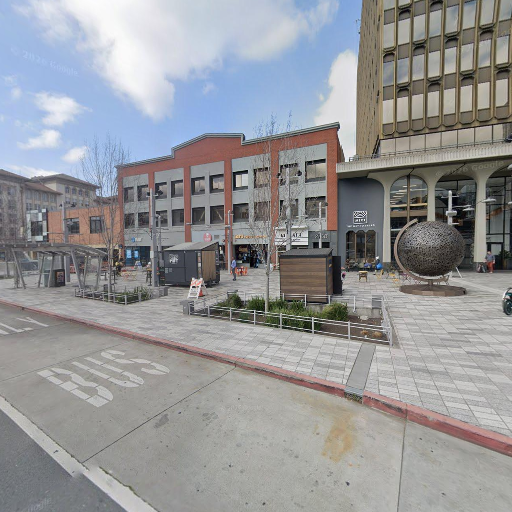
#> input picture data/crops/shattuck_downtown_2025-03/view_060.png, 512 x 512 px
$ python evaluate.py --original ../data/crops/shattuck_downtown_2025-03/view_060.png --output out.png   (older library calls are emulated)
#> lines starting #> are read from the running program, lines starting #| are printed output that depends on the picture; after the words box and inside, x2 and y2 are one past the last pixel; in counts of white or black regions, pixels touching at a corner belong together; long printed decimals are rounded
"""Compare an original image with one or more method outputs using simple diagnostic statistics.

Metrics per output (all pixel-aligned, so sizes must match):
  - mean Lab shift (L, a, b) and warmth shift (b* + a*): how the colour moved
  - Canny edge F1 (edges within --tol px count as matching): structure preservation
  - SSIM on luminance: structural similarity
  - mean absolute luminance change and mean gradient-magnitude ratio (detail loss / added texture)

Usage:
  python src/evaluate.py --original data/crops/<id>/view_000.png --output outputs/baseline/<id>/view_000.png
  python src/evaluate.py --original data/crops/<id>/view_000.png \\
      --output outputs/baseline/<id>/view_000.png outputs/controlnet/<id>/view_000.png \\
      --labels Baseline ControlNet --csv outputs/eval.csv
"""
import argparse
import csv
import cv2
import numpy as np
from skimage.metrics import structural_similarity


def load(path):
    bgr = cv2.imread(str(path))
    if bgr is None:
        raise FileNotFoundError(path)
    return bgr


def mean_lab(bgr):
    # float conversion gives true CIELAB (L 0-100, a/b roughly -128..127)
    lab = cv2.cvtColor(bgr.astype(np.float32) / 255.0, cv2.COLOR_BGR2LAB)
    return lab.reshape(-1, 3).mean(axis=0)


def edges(bgr):
    return cv2.Canny(cv2.cvtColor(bgr, cv2.COLOR_BGR2GRAY), 100, 200) > 0


def edge_f1(eo, en, tol):
    """Edge F1 where a pixel matches if the other map has an edge within `tol` pixels."""
    k = cv2.getStructuringElement(cv2.MORPH_ELLIPSE, (2 * tol + 1, 2 * tol + 1))
    near_o = cv2.dilate(eo.astype(np.uint8), k) > 0
    near_n = cv2.dilate(en.astype(np.uint8), k) > 0
    precision = np.count_nonzero(en & near_o) / max(1, np.count_nonzero(en))
    recall = np.count_nonzero(eo & near_n) / max(1, np.count_nonzero(eo))
    return 2 * precision * recall / max(1e-8, precision + recall)


def grad_mag(gray):
    gx = cv2.Sobel(gray, cv2.CV_32F, 1, 0)
    gy = cv2.Sobel(gray, cv2.CV_32F, 0, 1)
    return np.sqrt(gx ** 2 + gy ** 2).mean()


def compare(orig, out, tol=1):
    if orig.shape != out.shape:
        raise ValueError(f'Input and output must have identical dimensions; got {orig.shape} vs {out.shape}')
    go = cv2.cvtColor(orig, cv2.COLOR_BGR2GRAY)
    gn = cv2.cvtColor(out, cv2.COLOR_BGR2GRAY)
    lo, ln = mean_lab(orig), mean_lab(out)
    d = ln - lo
    return {
        'dL': d[0], 'da': d[1], 'db': d[2], 'warmth_shift': d[1] + d[2],
        'edge_f1_exact': edge_f1(edges(orig), edges(out), 0),
        f'edge_f1_tol{tol}': edge_f1(edges(orig), edges(out), tol),
        'ssim': structural_similarity(go, gn, data_range=255),
        'mean_abs_luma_change': float(np.abs(go.astype(np.float32) - gn.astype(np.float32)).mean()),
        'gradient_ratio': grad_mag(gn) / max(1e-6, grad_mag(go)),
    }


def main():
    p = argparse.ArgumentParser(description=__doc__, formatter_class=argparse.RawDescriptionHelpFormatter)
    p.add_argument('--original', required=True)
    p.add_argument('--output', nargs='+', required=True, help='One or more method outputs')
    p.add_argument('--labels', nargs='+', help='One label per output (default: file path)')
    p.add_argument('--tol', type=int, default=1, help='Edge match tolerance in pixels (default 1)')
    p.add_argument('--csv', help='Also write results to this CSV')
    args = p.parse_args()
    labels = args.labels or args.output
    if len(labels) != len(args.output):
        p.error('provide one label per output')

    orig = load(args.original)
#> in load, bgr is the input picture: shape (512, 512, 3); mean B, G, R 151.6, 149.1, 148.4
    print(f'Original Lab mean (CIELAB): {mean_lab(orig).round(2).tolist()}')
#> in mean_lab, `lab = cv2.cvtColor(bgr.astype(np.float32) / 255.0, cv2.COLOR_BGR2LAB)`: lab: shape (512, 512, 3) float32; mean of channels 0, 1, 2 61.2, 0.7, -1
#| Original Lab mean (CIELAB): [61.220, 0.66, -1.0]
    rows = []
    for label, path in zip(labels, args.output):
        m = compare(orig, load(path), args.tol)
#> in compare, `go = cv2.cvtColor(orig, cv2.COLOR_BGR2GRAY)`:
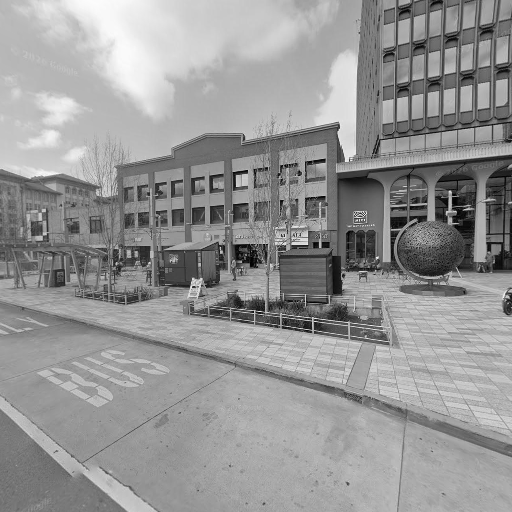
#> go: shape (512, 512); min 0, max 252, mean 149.2
#> in compare, `lo, ln = mean_lab(orig), mean_lab(out)`: lo = [61.22, 0.657, -1]
#> in compare, `d = ln - lo`: d = [0, 0, 0]
#> in edges, `return cv2.Canny(cv2.cvtColor(bgr, cv2.COLOR_BGR2GRAY), 100, 200) > 0`:
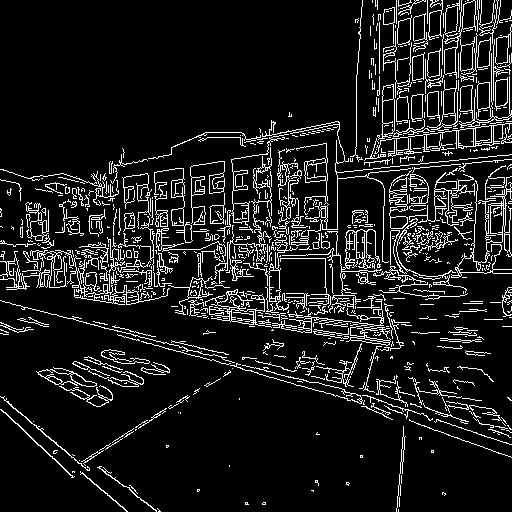
#> returned value: shape (512, 512) bool; 10.6% white in thin lines or dots
#> in edge_f1, `k = cv2.getStructuringElement(cv2.MORPH_ELLIPSE, (2 * tol + 1, 2 * tol..`: k = [1]
#> in edge_f1, `precision = np.count_nonzero(en & near_o) / max(1, np.count_nonzero(en))`: precision = 1
#> call 2 of edge_f1, with tol = 1
#> in edge_f1 (call 2), `k = cv2.getStructuringElement(cv2.MORPH_ELLIPSE, (2 * tol + 1, 2 * tol..`: k = [[0, 1, 0], [1, 1, 1], [0, 1, 0]]
#> in edge_f1 (call 2), `near_o = cv2.dilate(eo.astype(np.uint8), k) > 0`:
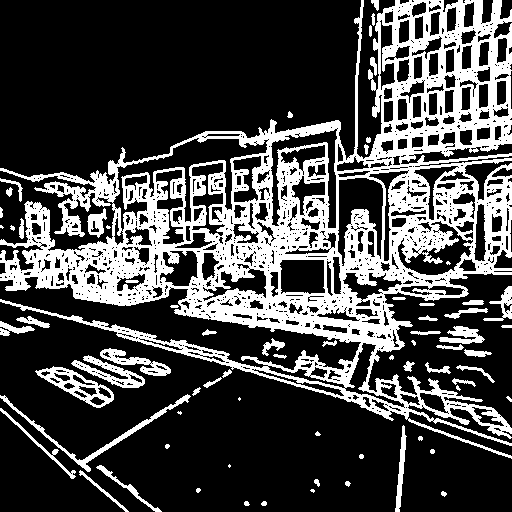
#> near_o: shape (512, 512) bool; 28% white; 70 white regions (15 under 20 px), largest, box (x1, y1, x2, y2) and area: (0, 0, 512, 459) 64541, (0, 394, 191, 472) 1004, (35, 366, 114, 408) 995
#> in grad_mag, `gx = cv2.Sobel(gray, cv2.CV_32F, 1, 0)`:
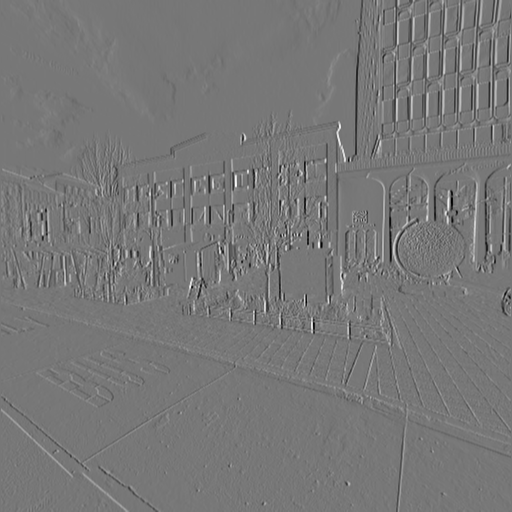
#> gx: shape (512, 512) float32; min -687, max 776, mean -0.4; drawn with min black and max white
#> in grad_mag, `gy = cv2.Sobel(gray, cv2.CV_32F, 0, 1)`:
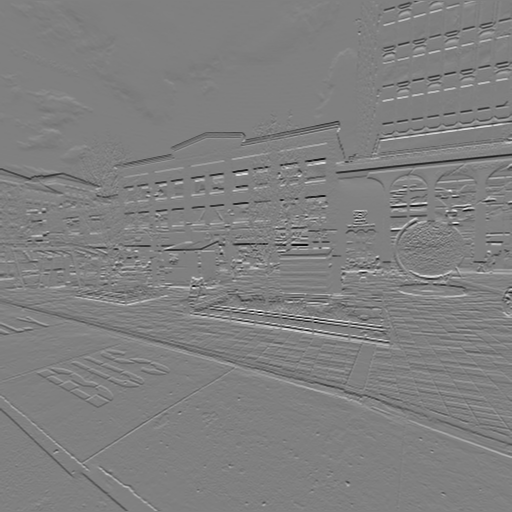
#> gy: shape (512, 512) float32; min -813, max 806, mean -0.4; drawn with min black and max white
#> m = 9 items
        rows.append({'method': label, 'path': path, **m})
        print(f'\n[{label}] {path}')
        for k, v in m.items():
            print(f'  {k:22s} {v: .3f}')
#> this loop made 9 passes
#> (k, v) on passes 1 to 9: ('dL', 0), ('da', 0), ('db', 0), ('warmth_shift', 0), ('edge_f1_exact', 1), ('edge_f1_tol1', 1), ('ssim', 1), ('mean_abs_luma_change', 0), ('gradient_ratio', 1)
#|   dL                      0.000
#|   da                      0.000
#|   db                      0.000
#|   warmth_shift            0.000
#|   edge_f1_exact           1.000
#|   edge_f1_tol1            1.000
#|   ssim                    1.000
#|   mean_abs_luma_change    0.000
#> (further printed lines are left out)
    if args.csv:
        with open(args.csv, 'w', newline='') as f:
            w = csv.DictWriter(f, fieldnames=rows[0].keys())
            w.writeheader()
            w.writerows(rows)
        print(f'\nSaved {args.csv}')
    print('\nNOTE: these are diagnostics, not proof of physically correct lighting or structural preservation.')
    print('Edge F1 and SSIM cannot tell a hallucinated object from a legitimate relighting change; inspect visually.')


if __name__ == '__main__':
    main()

$ run again, on data/crops/shattuck_downtown_2025-03/view_120.png
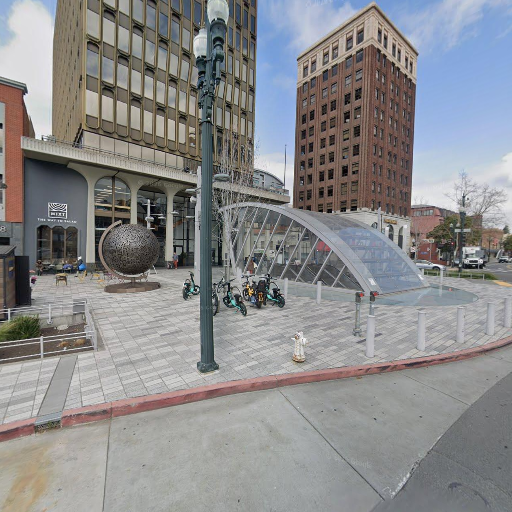
#> input picture data/crops/shattuck_downtown_2025-03/view_120.png, 512 x 512 px
#> in load, bgr is the input picture: shape (512, 512, 3); mean B, G, R 139.5, 138.4, 138.5
#> lab: shape (512, 512, 3) float32; mean of channels 0, 1, 2 57.1, 0.8, -0.3
#| Original Lab mean (CIELAB): [57.100, 0.76, -0.27]
#> lo = [57.1, 0.756, -0.265]
#> d = [0, 0, 0]
#> in edges, `return cv2.Canny(cv2.cvtColor(bgr, cv2.COLOR_BGR2GRAY), 100, 200) > 0`:
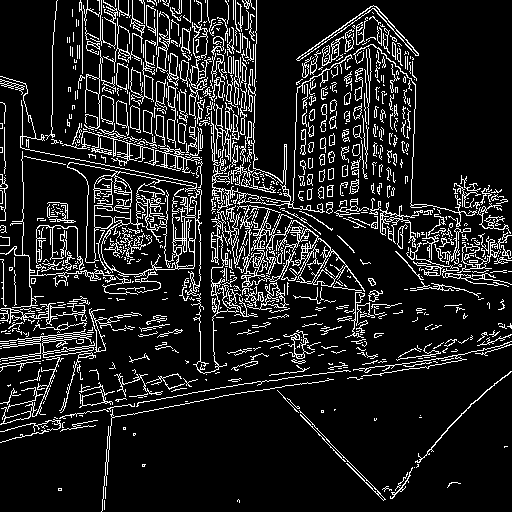
#> returned value: shape (512, 512) bool; 12.6% white in thin lines or dots
#> in edge_f1, `k = cv2.getStructuringElement(cv2.MORPH_ELLIPSE, (2 * tol + 1, 2 * tol..`: k = [1]
#> precision = 1
#> near_o: shape (512, 512) bool; 33.2% white; 103 white regions (11 under 20 px), largest, box (x1, y1, x2, y2) and area: (0, 0, 512, 426) 69265, (0, 334, 512, 512) 6924, (268, 329, 322, 377) 836
#> in grad_mag, `gy = cv2.Sobel(gray, cv2.CV_32F, 0, 1)`:
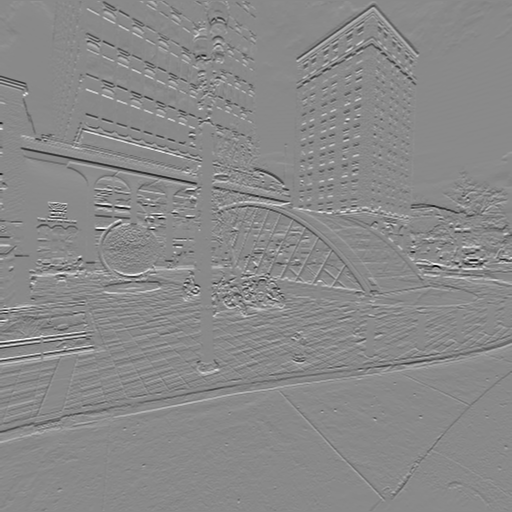
#> gy: shape (512, 512) float32; min -828, max 709, mean 0; drawn with min black and max white
#> m = 9 items
#> the loop in main, `for k, v in m.items():` made 9 passes
#> (k, v) on passes 1 to 8: ('dL', 0), ('da', 0), ('db', 0), ('warmth_shift', 0), ('edge_f1_exact', 1), ('edge_f1_tol1', 1), ('ssim', 1), ('mean_abs_luma_change', 0)
#> (printed output is left out)

$ run again, on data/crops/shattuck_downtown_2025-03/view_180.png
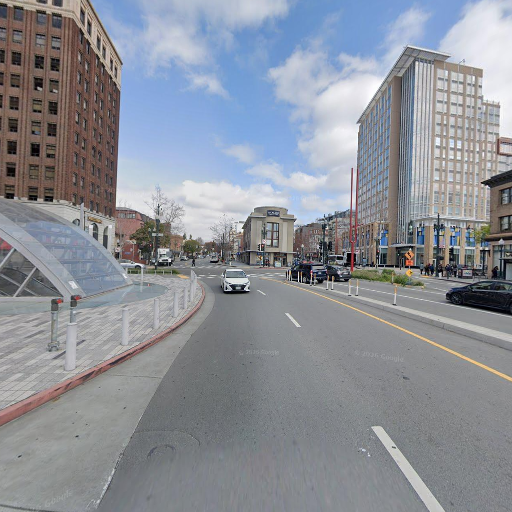
#> input picture data/crops/shattuck_downtown_2025-03/view_180.png, 512 x 512 px
#> in load, bgr is the input picture: shape (512, 512, 3); mean B, G, R 151.8, 143.7, 139.8
#> lab: shape (512, 512, 3) float32; mean of channels 0, 1, 2 59.2, 0.8, -4.4
#| Original Lab mean (CIELAB): [59.190, 0.81, -4.440]
#> lo = [59.19, 0.812, -4.44]
#> d = [0, 0, 0]
#> in edges, `return cv2.Canny(cv2.cvtColor(bgr, cv2.COLOR_BGR2GRAY), 100, 200) > 0`:
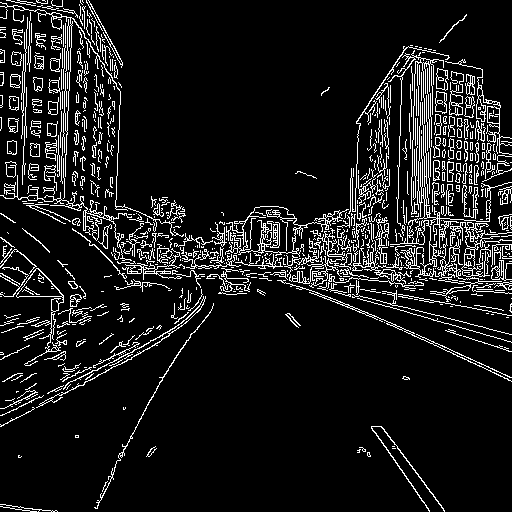
#> returned value: shape (512, 512) bool; 9.8% white in thin lines or dots
#> in edge_f1, `k = cv2.getStructuringElement(cv2.MORPH_ELLIPSE, (2 * tol + 1, 2 * tol..`: k = [1]
#> precision = 1
#> near_o: shape (512, 512) bool; 25.2% white; 72 white regions (10 under 20 px), largest, box (x1, y1, x2, y2) and area: (0, 0, 512, 428) 57616, (93, 302, 215, 510) 868, (91, 73, 105, 164) 684
#> in grad_mag, `gy = cv2.Sobel(gray, cv2.CV_32F, 0, 1)`:
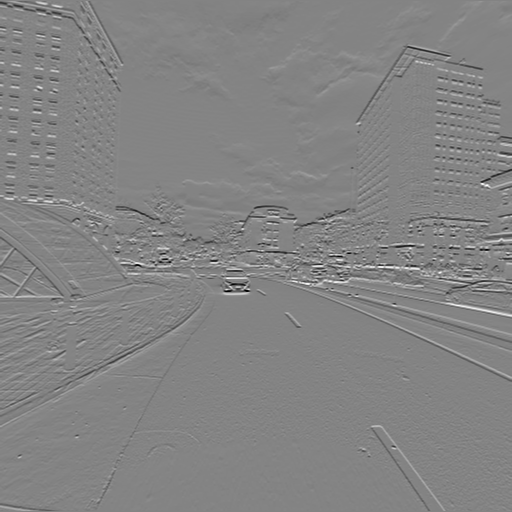
#> gy: shape (512, 512) float32; min -809, max 755, mean -0.4; drawn with min black and max white
#> m = 9 items
#> the loop in main, `for k, v in m.items():` made 9 passes
#> (k, v) on passes 1 to 8: ('dL', 0), ('da', 0), ('db', 0), ('warmth_shift', 0), ('edge_f1_exact', 1), ('edge_f1_tol1', 1), ('ssim', 1), ('mean_abs_luma_change', 0)
#> (printed output is left out)
